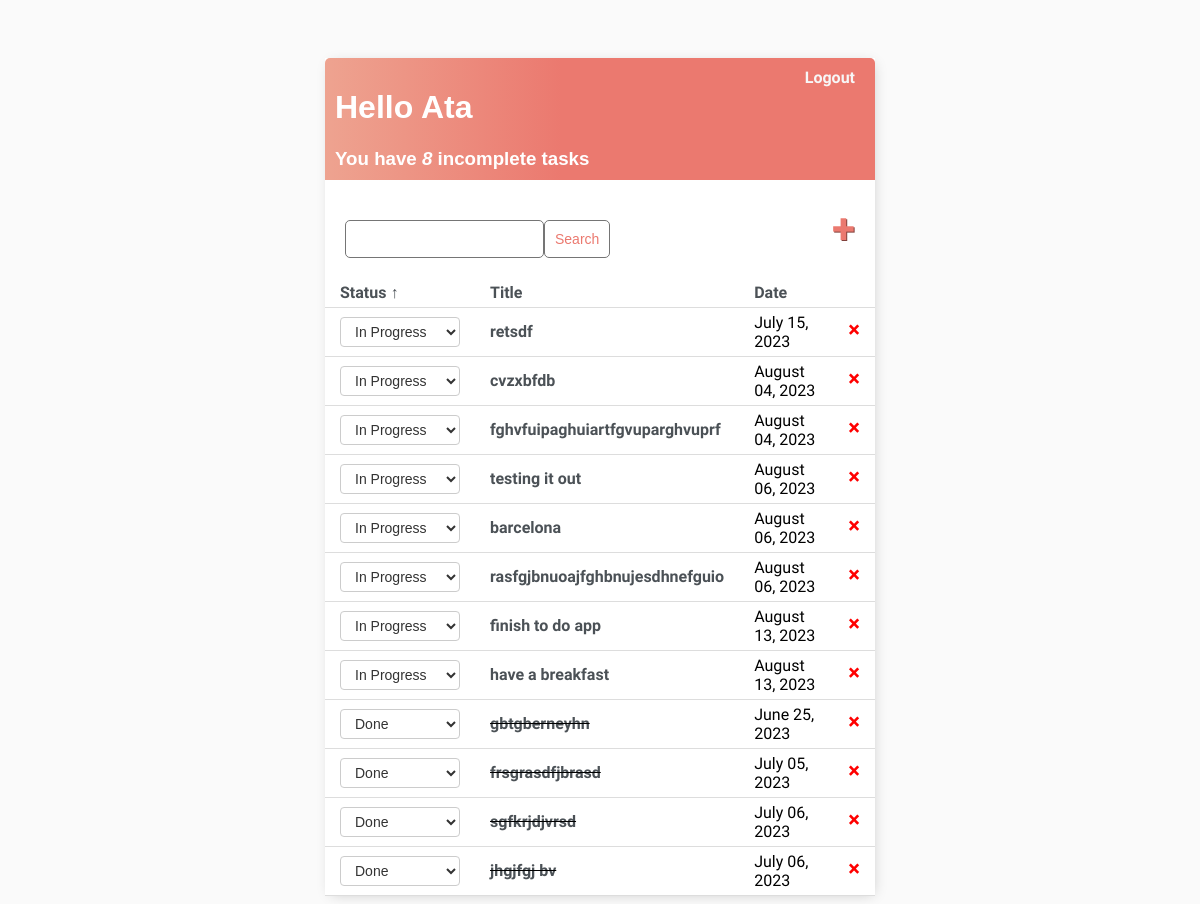
The app's page / (signed in) with its own data.
### base/models.py (models this page shows)
class Task(models.Model):
    user = models.ForeignKey(User, on_delete=models.CASCADE, null=True, blank=True)
    title = models.CharField(max_length=30)
    description = models.TextField(null=True, blank=True)
    complete = models.BooleanField(default=False)
    created = models.DateTimeField(auto_now_add=True)
    def __str__(self):
        return self.title
    class Meta:
        ordering = ['complete']

### base/views.py (the view)
# urls.py: path('', TaskList.as_view(), name='tasks'),
class TaskList(LoginRequiredMixin, ListView):
    model = Task
    context_object_name = 'tasks'
    def get_context_data(self, *, object_list=None, **kwargs):
        context = super().get_context_data(**kwargs)
        context['tasks'] = context['tasks'].filter(user=self.request.user)
        context['count'] = context['tasks'].filter(complete=False).count()
        sort_by = self.request.GET.get('sort_by', 'complete')
        sort_order = self.request.GET.get('sort_order', 'asc')
        next_sort_order = 'desc' if sort_order == 'asc' else 'asc'
        context['sort_by'] = sort_by
        context['sort_order'] = sort_order
        context['next_sort_order'] = next_sort_order
        search_input = self.request.GET.get('search-area') or ''
        if search_input:
            context['tasks'] = context['tasks'].filter(title__startswith=search_input)
        context['search_input'] = search_input
        return context
    def get_queryset(self):
        sort_by = self.request.GET.get('sort_by', 'complete')
        sort_order = self.request.GET.get('sort_order', 'asc')
        queryset = super().get_queryset()
        if sort_by == 'title':
            queryset = queryset.order_by('title' if sort_order == 'asc' else '-title')
        elif sort_by == 'created':
            queryset = queryset.order_by('created' if sort_order == 'asc' else '-created')
        else:
            queryset = queryset.order_by('complete' if sort_order == 'asc' else '-complete')
        return queryset

### base/templates/base/task_list.html (shortened to what this page needs)
{% extends 'base/main.html' %}
{% block content %}
<div class="header-bar">
    <div>
        <h1>Hello {{request.user|title}}</h1>
        <h3 style="margin:0">
            You have <i>{{count}}</i> incomplete task{{ count|pluralize:"s" }}
        </h3>
    </div>
    {% if request.user.is_authenticated %}
    <a href="{% url 'logout' %}">Logout</a>
    {% else %}
    <a href="{% url 'login' %}">Login</a>
    {% endif %}
</div>
<div id="search-add-wrapper">
    <form action="" method="GET" style="margin-top:20px; display:flex;">
    <input type="text" name="search-area" value="{{search_input}}">
    <input class="button" type="submit" value="Search">
    </form>
    <a id="add-link" href="{% url 'task-create' %}">&#x2b;</a>
</div>
<table class="task-table">
    <thead>
        <tr>
             <th>
                <a href="{% url 'tasks' %}?sort_by=complete&sort_order={{ next_sort_order }}">
                    Status{% if sort_by == 'complete' %} {% if sort_order == 'asc' %}&uarr;{% else %}&darr;{% endif %}{% endif %}
                </a>
            </th>
            <th>
                <a href="{% url 'tasks' %}?sort_by=title&sort_order={{ next_sort_order }}">
                    Title{% if sort_by == 'title' %} {% if sort_order == 'asc' %}&uarr;{% else %}&darr;{% endif %}{% endif %}
                </a>
            </th>
            <th>
                <a href="{% url 'tasks' %}?sort_by=created&sort_order={{ next_sort_order }}">
                    Date{% if sort_by == 'created' %} {% if sort_order == 'asc' %}&uarr;{% else %}&darr;{% endif %}{% endif %}
                </a>
            </th>
            <th></th>
        </tr>
    </thead>
    <tbody>
        {% for task in tasks %}
            <tr>
                <td>
                    <form method="post" action="{% url 'task-status-update' %}">
                        <select name="status" onchange="this.form.submit()">
                            <option value="in-progress" {% if not task.complete %}selected{% endif %} class="in-progress">In Progress</option>
                            <option value="done" {% if task.complete %}selected{% endif %} class="done">Done</option>
                        </select>
                    </form>
                </td>
                <td>
                    {% if task.complete %}
                        <s><a href="{% url 'task-update' task.id %}">{{task}}</a></s>
                    {% else %}
                        <a href="{% url 'task-update' task.id %}">{{task}}</a>
                    {% endif %}
                </td>
                <td>
                    {{ task.created|date:"F d, Y" }}
                </td>
                <td>
                    <a class="delete-link" href="{% url 'task-delete' task.id %}">&#215;</a>
                </td>
            </tr>
        {% empty %}
            <tr>
                <td colspan="3">No items in the list</td>
            </tr>
        {% endfor %}
    </tbody>
</table>
{% endblock content %}

### base/templates/base/main.html (style rules this page uses)
body { background-color: #FAFAFA; font-family: 'Nunito Sans', sans-serif; padding-top: 50px }
h1,h2,h3,h4,h5,h6 { font-family: 'Raleway', sans-serif; }
a, p { color: #4b5156; }
a { font-weight: 600; }
.header-bar { display: flex; justify-content: space-between; color: #fff; padding: 10px; border-radius: 5px 5px 0 0; background: linear-gradient(90deg, #EEA390 0%, #EB796F 43%, #EB796F 100%); }
.header-bar a { color: rgb(247, 247, 247); text-decoration: none; margin-right: 10px; }
.delete-link { text-decoration: none; font-weight: 900; color: #cf4949; font-size: 22px; line-height: 0; padding: 20px 0px; }
#add-link { color: #EB796F; text-decoration: none; font-size: 42px; text-shadow: 1px 1px #81413b; margin-right: 0px; }
#search-add-wrapper { display: flex; justify-content: space-between; align-items: center; padding: 20px; }
.button { border: 1px solid #757575; background-color: #FFF; color: #EB796F; padding: 10px; font-size: 14px; border-radius: 5px; cursor: pointer; text-decoration: none; }
input[type=text], input[type=password], textarea { border: 1px solid #757575; border-radius: 5px; padding: 10px; width: 90%; }

### base/templates/base/task_list.html (style rules this page uses)
.task-table { width: 100%; border-collapse: collapse; }
.task-table th, .task-table td { padding: 5px 15px; text-align: left; border-bottom: 1px solid #ddd; }
.task-table th a { text-decoration: none; }
.task-table td a { text-decoration: none; }
.delete-link { color: #ff0000; text-decoration: none; }
select[name="status"] { padding: 5px 10px; font-size: 14px; border: 1px solid #ccc; border-radius: 4px; background-color: #fff; color: #333; width: 120px; }
select[name="status"] option { font-size: 14px; }

### records on screen
Task: status "In Progress", title "retsdf", created "July 15, 2023"
Task: status "In Progress", title "cvzxbfdb", created "August 04, 2023"
Task: status "In Progress", title "fghvfuipaghuiartfgvuparghvuprf", created "August 04, 2023"
Task: status "In Progress", title "testing it out", created "August 06, 2023"
Task: status "In Progress", title "barcelona", created "August 06, 2023"
Task: status "In Progress", title "rasfgjbnuoajfghbnujesdhnefguio", created "August 06, 2023"
Task: status "In Progress", title "finish to do app", created "August 13, 2023"
Task: status "In Progress", title "have a breakfast", created "August 13, 2023"
Task: status "Done", title "gbtgberneyhn", created "June 25, 2023"
Task: status "Done", title "frsgrasdfjbrasd", created "July 05, 2023"
Task: status "Done", title "sgfkrjdjvrsd", created "July 06, 2023"
Task: status "Done", title "jhgjfgj bv", created "July 06, 2023"

### other values on screen
{{ request.user|title }} "Ata"
{{ count }} "8"
